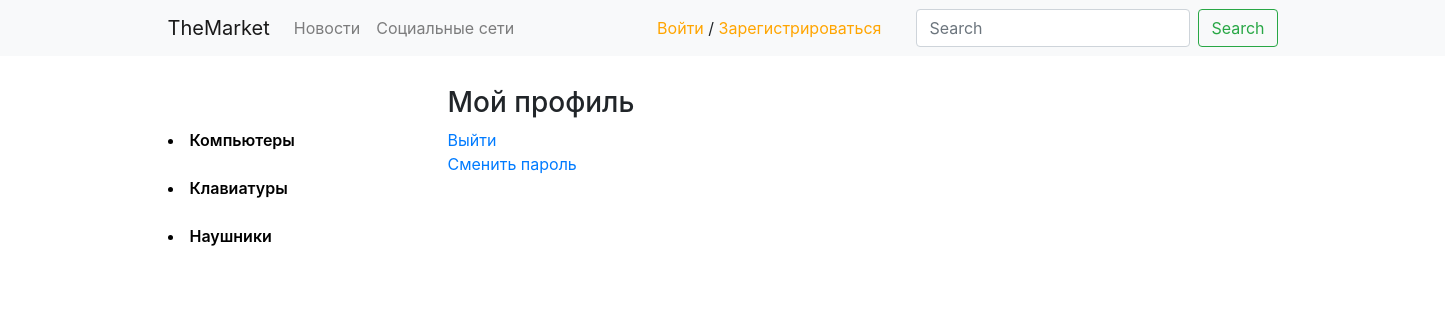
/accounts/profile/, run on an earlier commit of the app's database.
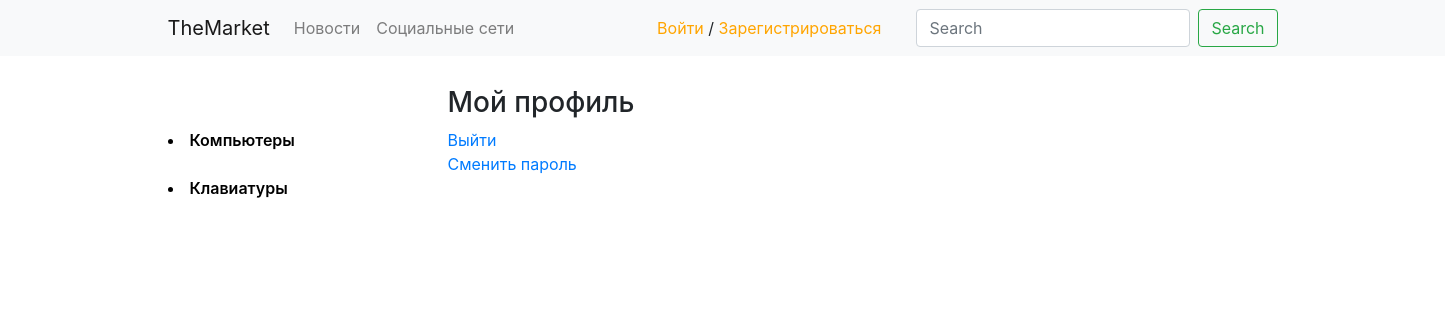
And on a later commit of the database.
### main/models.py (models this page shows, shortened)
class Category(models.Model):
    name = models.CharField(max_length=255, verbose_name='Категория')
    slug = models.SlugField(max_length=255, unique=True, db_index=True, verbose_name='URL')
    class Meta:
        verbose_name = ("Category")
        verbose_name_plural = ("Categories")
    def get_absolute_url(self):
        return reverse("category_detail", kwargs={"slug": self.slug})

### accs/views.py (the view)
# urls.py: path('profile/', ProfileTemplateView.as_view(), name='profile'),
class ProfileTemplateView(generic.TemplateView):
    template_name = 'account/profile.html'

### main/context_processor.py (called while the page is built)
def display_categories(request):
    cats = Category.objects.all()
    return {'cats': cats}

### templates/account/profile.html
{% extends 'base.html' %}
{% block content %}
<h3>Мой профиль</h3>
<a href="{% url 'account_logout' %}">Выйти</a>
<br>
<a href="{% url 'account_change_password' %}">Сменить пароль</a>
{% endblock content %}

### templates/base.html (shortened to what this page needs)
{% load static %}
{% load account %}
<!DOCTYPE html>
<html lang="en">
<head>
    <link rel="stylesheet" href="https://maxcdn.bootstrapcdn.com/bootstrap/4.0.0/css/bootstrap.min.css">
    <link rel="stylesheet" href="{% static 'css/styles.css' %}">
</head>
<body>
  <nav class="navbar navbar-expand-lg navbar-light bg-light fixed">
    <div class="container">
      <a class="navbar-brand" href="{% url 'home' %}">TheMarket</a>
      <div class="collapse navbar-collapse" id="navbarSupportedContent">
        <ul class="navbar-nav mr-auto mb-2 mb-lg-0">
          <li class="nav-item">
            <a class="nav-link" aria-current="page" href="#">Новости</a>
          </li>
          <li class="nav-item">
            <a class="nav-link" href="#">Социальные сети</a>
          </li>
      </div>
      <div class="login-links">
        {% if user.is_authenticated %}
        <a href="{% url 'profile' %}" class="login">{% user_display user %}</a>
        {% else %}
        <a href="{% url 'account_login' %}" class="login">Войти</a> /
        <a href="{% url 'account_signup' %}" class="login">Зарегистрироваться</a>
        {% endif %}
      </div>
      <form class="d-flex">
        <input class="form-control mr-2" type="search" placeholder="Search" aria-label="Search">
        <button class="btn btn-outline-success" type="submit">Search</button>
      </form>
    </div>
  </nav>
  <div class="container m-35">
    <div class="sidebar">
      {% for cat in cats %}
      <a href="{{cat.get_absolute_url}}" class="sidebar-link"><li>{{cat.name}}</li></a>
      {% endfor %}
    </div>
    <div class="content">
      {% block content %}
      {% endblock content %}
    </div>
  </div>
</body>
</html>

What changed in the data, as far as the page shows it:
removed Category: name "Наушники"
